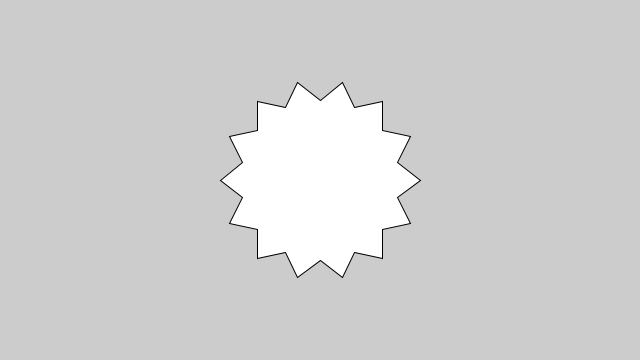
Frame 1 (no input)
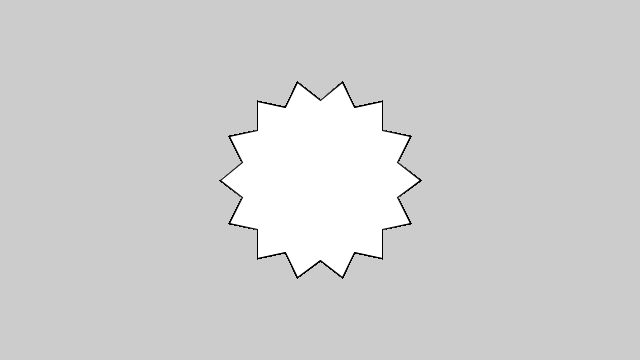
Frame 60 (the mouse pressed at the canvas centre just before this capture)
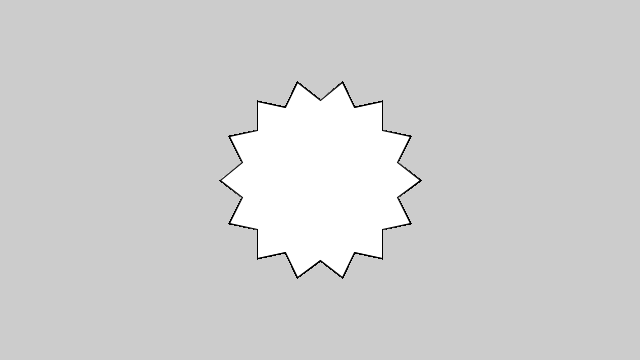
Frame 120 (the mouse held since frame 60 and released just before this capture)

The Processing sketch that drew these frames (run headless with seeded random() and noise(); from frame 60 on, the mouse is pressed at the canvas centre):

// Processing sketch: c1_star
// ── c1_star.pde
void setup() 
{
  size(640, 360);
}

void draw() 
{
  star(width/2, height/2, 80, 100, 14); 
}

void star(float x, float y, float radius1, float radius2, int npoints) 
{
  float angle = TWO_PI / npoints;
  float halfAngle = angle/2.0;
  beginShape();
  for (float a = 0; a < TWO_PI; a += angle) {
    float sx = x + cos(a) * radius2;
    float sy = y + sin(a) * radius2;
    vertex(sx, sy);
    sx = x + cos(a+halfAngle) * radius1;
    sy = y + sin(a+halfAngle) * radius1;
    vertex(sx, sy);
  }
  endShape(CLOSE);
}
